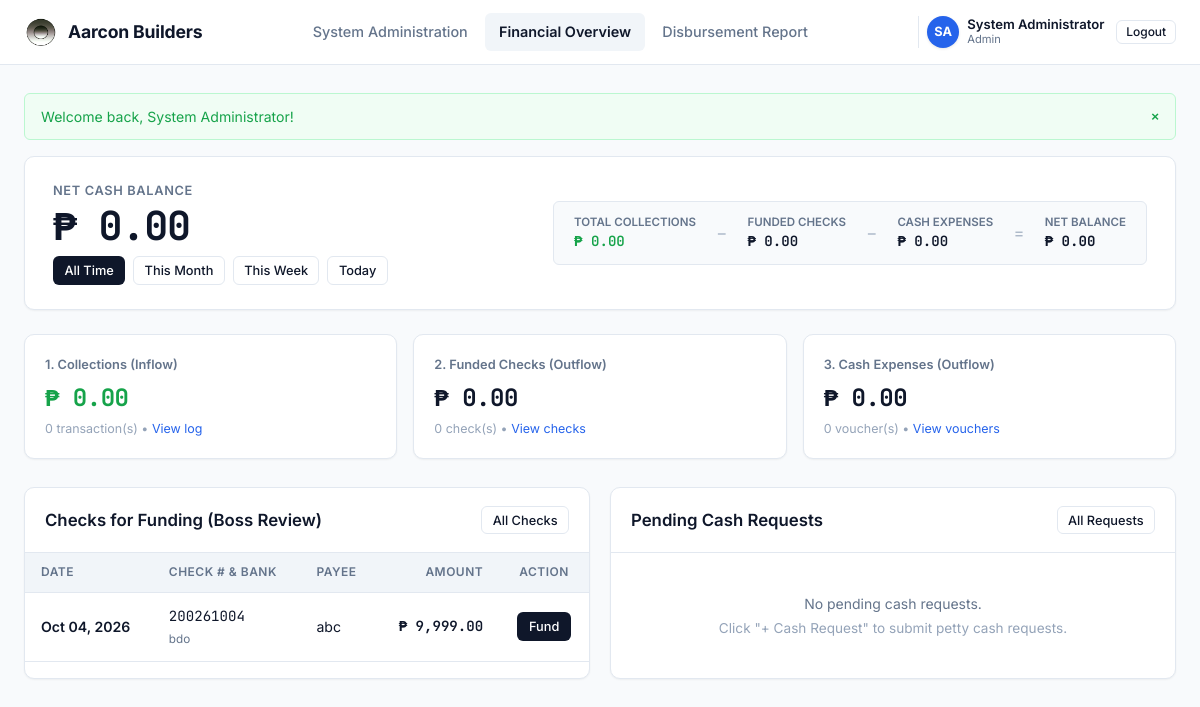
Page / (signed in) on the earlier database version.
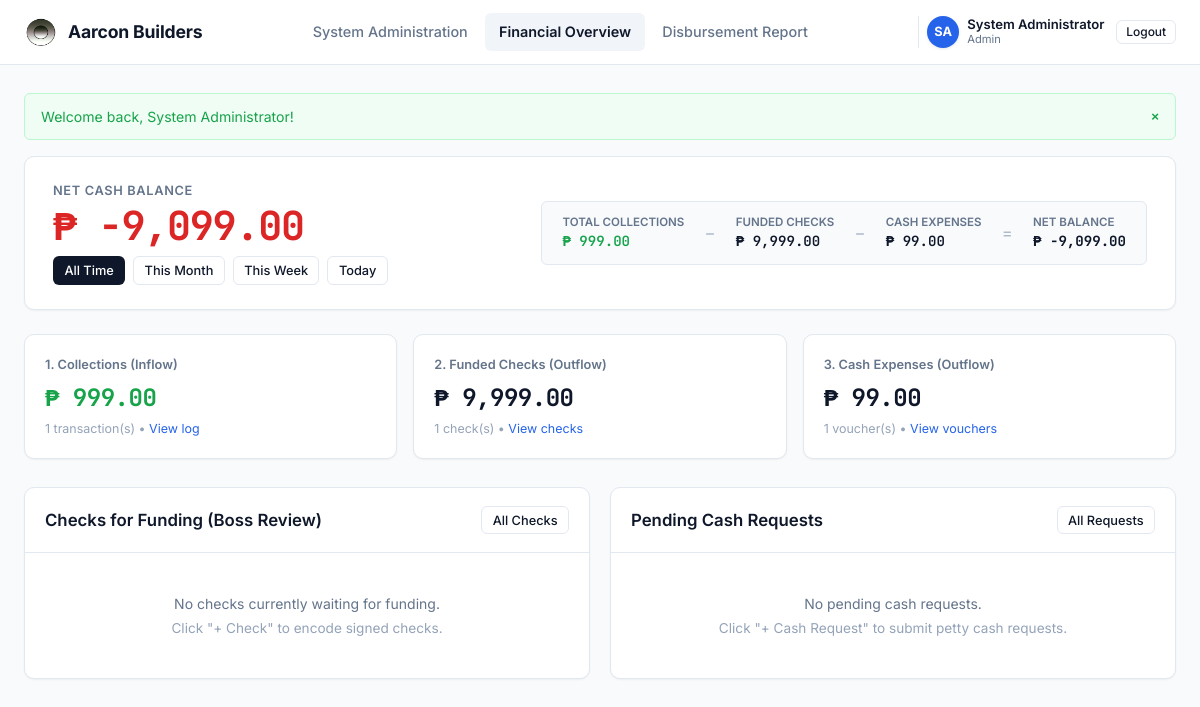
Same page on the later database version.
### tables this page shows
CREATE TABLE checks (
    id INTEGER PRIMARY KEY AUTOINCREMENT,
    check_number VARCHAR(50) NOT NULL UNIQUE,
    bank_name VARCHAR(100) NOT NULL,
    account_number VARCHAR(100) DEFAULT '',
    payee VARCHAR(255) NOT NULL,
    amount DECIMAL(12, 2) NOT NULL,
    issue_date DATE NOT NULL,
    check_date DATE NOT NULL, -- Post-date / Maturity date
    category VARCHAR(100) DEFAULT 'Materials',
    project_name VARCHAR(255) DEFAULT 'General Operations',
    status VARCHAR(50) DEFAULT 'pending', -- 'pending', 'funded', 'cleared', 'cancelled'
    funded_at DATETIME DEFAULT NULL,
    funded_by VARCHAR(100) DEFAULT NULL,
    remarks TEXT DEFAULT '',
    created_at DATETIME DEFAULT CURRENT_TIMESTAMP
);

### includes/auth.php (called while the page is built, shortened)
<?php
require_once __DIR__ . '/../config/config.php';
function get_system_setting(string $key, string $default = ''): string {
    static $settingsCache = null;
    if ($settingsCache === null) {
        $settingsCache = [];
        try {
            $db = get_db();
            $rows = $db->query('SELECT setting_key, setting_value FROM system_settings')->fetchAll();
            foreach ($rows as $r) {
                $settingsCache[$r['setting_key']] = $r['setting_value'];
            }
        } catch (Exception $e) {
        }
    }
    return $settingsCache[$key] ?? $default;
}

### config/config.php (called while the page is built, shortened)
<?php
function get_currency_symbol() {
    if (function_exists('get_system_setting')) {
        $val = get_system_setting('currency_symbol');
        if (!empty($val)) return $val;
    }
    return CURRENCY_SYMBOL;
}
function get_app_name() {
    if (function_exists('get_system_setting')) {
        $val = get_system_setting('company_name');
        if (!empty($val)) return $val;
    }
    return APP_NAME;
}
function format_money($amount) {
    return get_currency_symbol() . ' ' . number_format((float)$amount, 2);
}
function format_date($dateStr, $format = 'M d, Y') {
    $time = strtotime($dateStr);
    return $time ? date($format, $time) : $dateStr;
}
function e($string) {
    return htmlspecialchars($string ?? '', ENT_QUOTES, 'UTF-8');
}
require_once __DIR__ . '/../includes/auth.php';

### index.php (the view, shortened to what the changed rows need)
<?php
require_once __DIR__ . '/config/config.php';
require_once __DIR__ . '/includes/header.php';
$db = get_db();
$period = $_GET['period'] ?? 'all';
$collectionDateWhere = '';
$checkDateWhere = '';
$cashDateWhere = '';
$colRes = $db->query("SELECT COALESCE(SUM(amount), 0) as total, COUNT(*) as count FROM collections WHERE 1=1 {$collectionDateWhere}")->fetch();
$totalCollections = (float) $colRes['total'];
$collectionsCount = (int) $colRes['count'];
$chkRes = $db->query("SELECT COALESCE(SUM(amount), 0) as total, COUNT(*) as count FROM checks WHERE status = 'funded' {$checkDateWhere}")->fetch();
$totalFundedChecks = (float) $chkRes['total'];
$fundedChecksCount = (int) $chkRes['count'];
$cashRes = $db->query("SELECT COALESCE(SUM(amount), 0) as total, COUNT(*) as count FROM cash_requests WHERE status IN ('approved', 'disbursed') {$cashDateWhere}")->fetch();
$totalApprovedCash = (float) $cashRes['total'];
$approvedCashCount = (int) $cashRes['count'];
$totalOutflow = $totalFundedChecks + $totalApprovedCash;
$netCashBalance = $totalCollections - $totalOutflow;
$pendingChecks = $db->query("SELECT * FROM checks WHERE status = 'pending' ORDER BY check_date ASC LIMIT 5")->fetchAll();
?>
<div class="balance-card">
    <div class="balance-card-grid">
        <div>
            <div class="balance-title">Net Cash Balance</div>
            <div class="balance-value" style="color: <?= $netCashBalance >= 0 ? '#0f172a' : '#dc2626' ?>;">
                <?= format_money($netCashBalance) ?>
            </div>
            <div style="display: flex; gap: 0.5rem; margin-top: 0.5rem;">
                <a href="index.php?period=all"
                    class="btn btn-sm <?= $period === 'all' ? 'btn-primary' : 'btn-outline' ?>">All Time</a>
                <a href="index.php?period=month"
                    class="btn btn-sm <?= $period === 'month' ? 'btn-primary' : 'btn-outline' ?>">This Month</a>
                <a href="index.php?period=week"
                    class="btn btn-sm <?= $period === 'week' ? 'btn-primary' : 'btn-outline' ?>">This Week</a>
                <a href="index.php?period=today"
                    class="btn btn-sm <?= $period === 'today' ? 'btn-primary' : 'btn-outline' ?>">Today</a>
            </div>
        </div>
        <div class="balance-equation">
            <div class="eq-item">
                <span class="eq-label">Total Collections</span>
                <span class="eq-value"
                    style="color: var(--color-success);"><?= format_money($totalCollections) ?></span>
            </div>
            <div class="eq-item">
                <span class="eq-label">Funded Checks</span>
                <span class="eq-value"><?= format_money($totalFundedChecks) ?></span>
            </div>
            <div class="eq-item">
                <span class="eq-label">Cash Expenses</span>
                <span class="eq-value"><?= format_money($totalApprovedCash) ?></span>
            </div>
            <div class="eq-item">
                <span class="eq-label">Net Balance</span>
                <span class="eq-value" style="font-weight: 700;"><?= format_money($netCashBalance) ?></span>
            </div>
        </div>
    </div>
</div>
<div class="metric-grid">
    <div class="metric-card">
        <div class="metric-label">1. Collections (Inflow)</div>
        <div class="metric-amount" style="color: var(--color-success);"><?= format_money($totalCollections) ?></div>
        <div class="metric-sub"><?= $collectionsCount ?> transaction(s) &bull; <a href="collections.php">View log</a>
        </div>
    </div>
    <div class="metric-card">
        <div class="metric-label">2. Funded Checks (Outflow)</div>
        <div class="metric-amount"><?= format_money($totalFundedChecks) ?></div>
        <div class="metric-sub"><?= $fundedChecksCount ?> check(s) &bull; <a href="checks.php">View checks</a></div>
    </div>
    <div class="metric-card">
        <div class="metric-label">3. Cash Expenses (Outflow)</div>
        <div class="metric-amount"><?= format_money($totalApprovedCash) ?></div>
        <div class="metric-sub"><?= $approvedCashCount ?> voucher(s) &bull; <a href="cash_requests.php">View
                vouchers</a>
        </div>
    </div>
</div>
<div style="display: grid; grid-template-columns: repeat(auto-fit, minmax(340px, 1fr)); gap: 1.25rem;">
    <div class="card">
        <div class="card-body" style="padding: 0;">
            <?php if (empty($pendingChecks)): ?>
                <div class="empty-state">
                    No checks currently waiting for funding.
                    <p>Click "+ Check" to encode signed checks.</p>
                </div>
            <?php else: ?>
                <div class="table-responsive">
                    <table class="data-table">
                        <thead>
                            <tr>
                                <th>Date</th>
                                <th>Check # &amp; Bank</th>
                                <th>Payee</th>
                                <th style="text-align: right;">Amount</th>
                                <th style="text-align: center;">Action</th>
                            </tr>
                        </thead>
                        <tbody>
                            <?php foreach ($pendingChecks as $chk): ?>
                                <tr>
                                    <td style="font-weight: 600;"><?= format_date($chk['check_date']) ?></td>
                                    <td>
                                        <span class="mono"><?= e($chk['check_number']) ?></span><br>
                                        <small style="color: var(--text-muted);"><?= e($chk['bank_name']) ?></small>
                                    </td>
                                    <td><?= e($chk['payee']) ?></td>
                                    <td class="amount-col"><?= format_money($chk['amount']) ?></td>
                                    <td class="action-cell" style="text-align: center;">
                                        <button class="btn btn-primary btn-sm btn-ajax-fund" data-check-id="<?= $chk['id'] ?>"
                                            data-check-num="<?= e($chk['check_number']) ?>">
                                            Fund
                                        </button>
                                    </td>
                                </tr>
                            <?php endforeach; ?>
                        </tbody>
                    </table>
                </div>
            <?php endif; ?>
        </div>
    </div>
</div>
<?php require_once __DIR__ . '/includes/footer.php'; ?>

Differences in the rows shown:
no longer on this page (row edited): checks: check_date "Oct 04, 2026", check_number "200261004", bank_name "bdo", payee "abc", amount "₱ 9,999.00"
Other differences:
format_money($netCashBalance): "₱ 0.00" → "₱ -9,099.00"
format_money($totalCollections): "₱ 0.00" → "₱ 999.00"
format_money($totalFundedChecks): "₱ 0.00" → "₱ 9,999.00"
format_money($totalApprovedCash): "₱ 0.00" → "₱ 99.00"
$collectionsCount: "0" → "1"
$fundedChecksCount: "0" → "1"
$approvedCashCount: "0" → "1"
text no longer shown: "DATE CHECK # & BANK PAYEE AMOUNT ACTION"
text now shown: "No checks currently waiting for funding. Click \"+ Check\" to encode signed checks."
